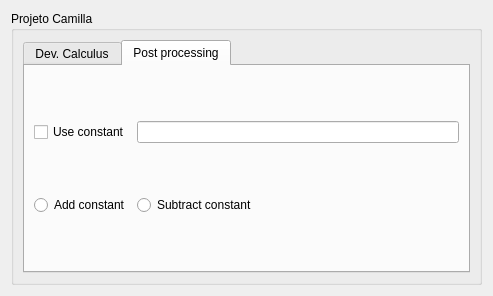
<?xml version="1.0" encoding="UTF-8"?>
<ui version="4.0">
 <class>Form</class>
 <widget class="QWidget" name="Form">
  <property name="geometry">
   <rect>
    <x>0</x>
    <y>0</y>
    <width>493</width>
    <height>296</height>
   </rect>
  </property>
  <property name="windowTitle">
   <string>Form</string>
  </property>
  <property name="AlgorithmCategory" stdset="0">
   <string>Python</string>
  </property>
  <property name="AlgorithmDescription" stdset="0">
   <string>Sensitivity Analysis</string>
  </property>
  <layout class="QGridLayout" name="gridLayout_2">
   <item row="0" column="0">
    <widget class="QGroupBox" name="groupBox">
     <property name="title">
      <string>Projeto Camilla</string>
     </property>
     <layout class="QGridLayout" name="gridLayout_4">
      <item row="0" column="0">
       <widget class="QTabWidget" name="tabWidget">
        <property name="currentIndex">
         <number>1</number>
        </property>
        <widget class="QWidget" name="tab">
         <attribute name="title">
          <string>Dev. Calculus</string>
         </attribute>
         <layout class="QGridLayout" name="gridLayout_3">
          <item row="0" column="1">
           <widget class="PropertySelector" name="GridName1">
            <property name="maximumSize">
             <size>
              <width>180</width>
              <height>16777215</height>
             </size>
            </property>
            <property name="whatsThis">
             <string extracomment="Select the pointset and reference prorperty"/>
            </property>
           </widget>
          </item>
          <item row="1" column="0">
           <widget class="QLabel" name="label_2">
            <property name="text">
             <string>Grid 2</string>
            </property>
           </widget>
          </item>
          <item row="0" column="0">
           <widget class="QLabel" name="label">
            <property name="text">
             <string>Grid 1</string>
            </property>
           </widget>
          </item>
          <item row="1" column="1">
           <widget class="PropertySelector" name="GridName2">
            <property name="whatsThis">
             <string extracomment="Select the pointset and interpolated property"/>
            </property>
            <property name="AlgorithmCategory" stdset="0">
             <string>Python</string>
            </property>
            <property name="AlgorithmDescription" stdset="0">
             <string>Projeto parte 1 plugin</string>
            </property>
           </widget>
          </item>
         </layout>
        </widget>
        <widget class="QWidget" name="tab_2">
         <attribute name="title">
          <string>Post processing</string>
         </attribute>
         <layout class="QGridLayout" name="gridLayout">
          <item row="0" column="0">
           <widget class="QCheckBox" name="check1">
            <property name="text">
             <string>Use constant</string>
            </property>
           </widget>
          </item>
          <item row="1" column="0">
           <widget class="QRadioButton" name="radioButton">
            <property name="text">
             <string>Add constant</string>
            </property>
            <attribute name="buttonGroup">
             <string notr="true">buttonGroup</string>
            </attribute>
           </widget>
          </item>
          <item row="1" column="1">
           <widget class="QRadioButton" name="radioButton_2">
            <property name="text">
             <string>Subtract constant</string>
            </property>
            <attribute name="buttonGroup">
             <string notr="true">buttonGroup</string>
            </attribute>
           </widget>
          </item>
          <item row="0" column="1">
           <widget class="QLineEdit" name="ctevalue"/>
          </item>
         </layout>
        </widget>
       </widget>
      </item>
     </layout>
    </widget>
   </item>
  </layout>
 </widget>
 <customwidgets>
  <customwidget>
   <class>PropertySelector</class>
   <extends>QWidget</extends>
   <header>qtplugins/selectors.h</header>
  </customwidget>
 </customwidgets>
 <resources/>
 <connections/>
 <buttongroups>
  <buttongroup name="buttonGroup"/>
 </buttongroups>
</ui>
